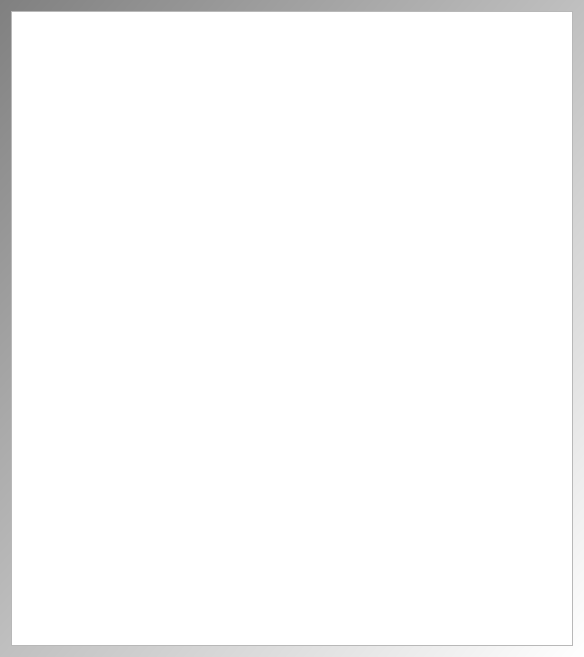
<?xml version="1.0" encoding="UTF-8"?>
<ui version="4.0">
 <class>QtTestQtArrowItemsMainDialog</class>
 <widget class="QDialog" name="QtTestQtArrowItemsMainDialog">
  <property name="windowModality">
   <enum>Qt::ApplicationModal</enum>
  </property>
  <property name="geometry">
   <rect>
    <x>0</x>
    <y>0</y>
    <width>584</width>
    <height>657</height>
   </rect>
  </property>
  <property name="sizePolicy">
   <sizepolicy hsizetype="Maximum" vsizetype="Maximum">
    <horstretch>0</horstretch>
    <verstretch>0</verstretch>
   </sizepolicy>
  </property>
  <property name="windowTitle">
   <string>TestQtArrowItems</string>
  </property>
  <property name="windowIcon">
   <iconset resource="../../Projects/ProjectBrainweaver/Brainweaver.qrc">
    <normaloff>:/images/R.png</normaloff>:/images/R.png</iconset>
  </property>
  <property name="styleSheet">
   <string notr="true">QDialog { 
background-color: qlineargradient(x1: 0, y1: 0, x2: 1, y2: 1, stop: 0  #808080, stop: 1 #ffffff);
}

QPushButton { font: 18 px, &quot;monospace&quot; }
QTabWidget { font: 12 px, &quot;monospace&quot; }
QLabel { font: 12px, &quot;monospace&quot; }
QComboBox { font: 12px, &quot;monospace&quot; }
QPlainTextEdit { font: 10px, &quot;monospace&quot; }
</string>
  </property>
  <layout class="QGridLayout" name="gridLayout_2">
   <item row="0" column="0">
    <widget class="ribi::QtKeyboardFriendlyGraphicsView" name="view"/>
   </item>
  </layout>
 </widget>
 <layoutdefault spacing="6" margin="11"/>
 <customwidgets>
  <customwidget>
   <class>ribi::QtKeyboardFriendlyGraphicsView</class>
   <extends>QGraphicsView</extends>
   <header>qtkeyboardfriendlygraphicsview.h</header>
  </customwidget>
 </customwidgets>
 <resources>
  <include location="../../Projects/ProjectBrainweaver/Brainweaver.qrc"/>
 </resources>
 <connections/>
</ui>
